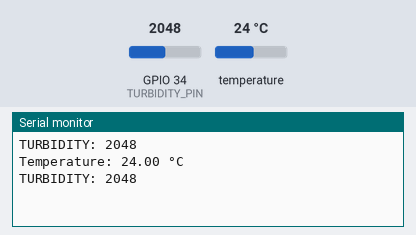
A sketch run on a simulated ESP32. Parts: the last lines printed to the serial monitor. The test bench sets the inputs (shaded band); at power-on: temperature 24 °C, GPIO 34 (TURBIDITY_PIN) = 2048.

Above: at 4.3 s.
4.4 s: temperature set to 12 °C
At 5.6 s:
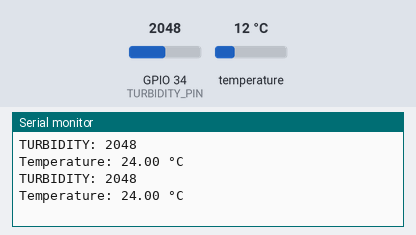
8.1 s: GPIO 34 (TURBIDITY_PIN) set to 2866
At 10.9 s:
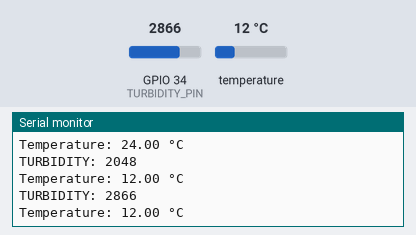
11.8 s: temperature set to 19 °C
At 14.1 s:
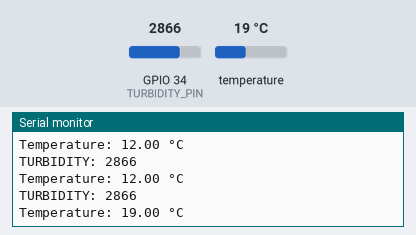
15.5 s: GPIO 34 (TURBIDITY_PIN) set to 3603
At 16.1 s:
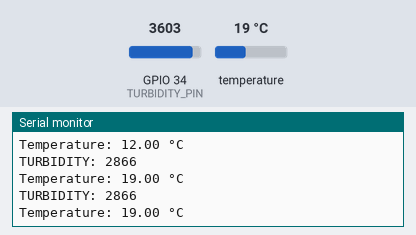
Timing chart, 0 to 18.5 s (numbered marks = the images above; inputs shaded):
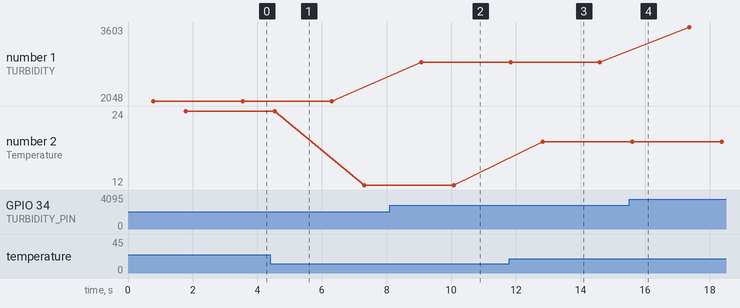

Measured:
- after the input at 8.1 s, the serial monitor: prints a new line after 0.97 s (image 2)
- after the input at 11.8 s, the serial monitor: prints a new line after 1.0 s (image 3)
- plotted number 1: 2048 → 2866 after the input at 8.1 s, 2866 → 3603 after the input at 15.5 s
- plotted number 2: 24 → 12 after the input at 4.4 s, 12 → 19 after the input at 11.8 s

The sketch:

temperature_turbidity_sensor.ino
```cpp
#include <OneWire.h>
#include <DallasTemperature.h>

#define ONE_WIRE_BUS 4
#define TURBIDITY_PIN 34

OneWire oneWire(ONE_WIRE_BUS);
DallasTemperature sensors(&oneWire);

void setup() {
  Serial.begin(115200);
  sensors.begin();
}

void loop() {
  sensors.requestTemperatures();
  int value = analogRead(TURBIDITY_PIN);
  float temperatureC = sensors.getTempCByIndex(0);
  Serial.print("TURBIDITY: ");
  Serial.println(value);
  delay(1000);
  Serial.print("Temperature: ");
  Serial.print(temperatureC);
  Serial.println(" °C");

  delay(1000);
}
```
